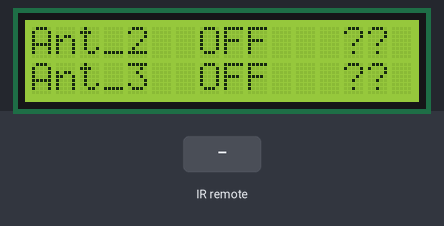
The sketch below on a simulated ESP32. Parts: 16×2 character LCD. The inputs (shaded band) are chosen by the test bench. What the sketch prints to the serial monitor is not drawn.

Above: at 2.1 s.
2.2 s: infrared code 0x60 received
At 4.2 s:
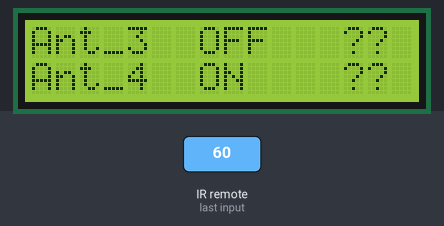
5.2 s: infrared code 0x09 received
At 8.0 s:
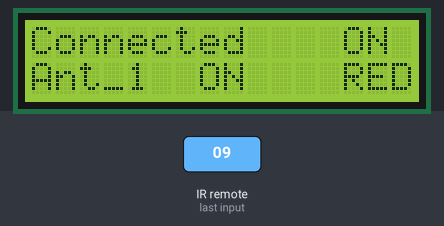
8.2 s: infrared code 0x0A received
At 10.0 s:
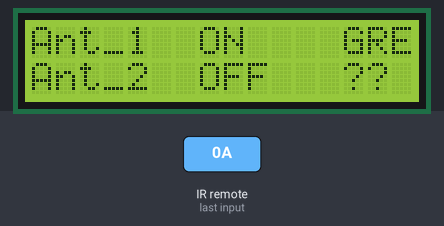
11.2 s: infrared code 0x50 received
At 12.3 s:
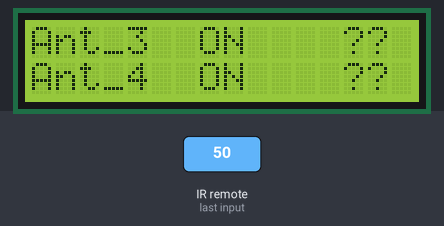
14.2 s: infrared code 0x0C received
At 17.0 s:
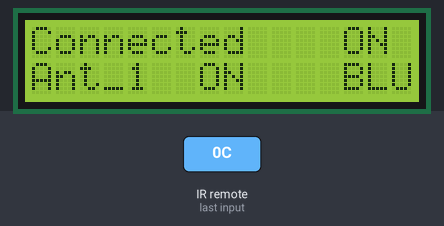
17.2 s: infrared code 0x0F received
At 19.2 s:
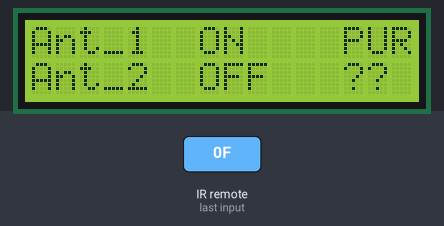
Timing chart, 0 to 20.7 s (numbered marks = the images above; inputs shaded):
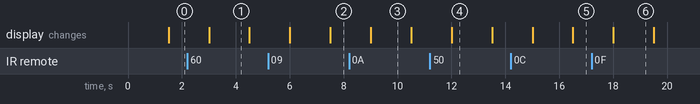

The sketch:

Earth_Receive_Code_Final.ino
```cpp
// ESP32 COMPATIBLE VERSION - No changes were strictly necessary since IRremote v4+ is ESP32-ready,
// but i made sure that library and pins are compatible.

#include <IRremote.hpp>
#include <LiquidCrystal.h>
#define DECODE_NEC

/* for lcd connections*/
const int rs = 12, en = 11, d4 = 5, d5 = 4, d6 = 3, d7 = 2;
LiquidCrystal lcd(rs, en, d4, d5, d6, d7);
/* end of lcd connections */

/* start of LCD display control information */
const int ROWS = 6;
String result[ROWS][3] = { { "Ant_1", "OFF", "??" },
                        { "Ant_2", "OFF", "??" },
                        { "Ant_3", "OFF", "??" },
                        { "Ant_4", "OFF", "??" },
                        { "Wrong Color", "---", "" },
                        { "Connected","OFF",""} };
int row;
int antSent = -1;
unsigned long previousTime = 0;
unsigned long currentTime;
const long timeLimit = 1500;
int antName = 0;
int antStatus = 1;
int antColor = 2;
int antNamePos = 0;
int antStatusPos = 7;
int antColorPos = 13;
int wrongPos = 13;
int wrongColor = ROWS-2;
int rcvdComm = ROWS-1;
const int MAX_WRONG = 8;
int wrong = 0;
/* end of LCD display control information */

int baudRate = 9600;

// IR receiver pin, GPIO 15 is a safe choice on most ESP32s
int IRpin = 15;
char antenna_mask = 0xf0;
char color_mask = 0x0f;
char rec_cmd;
char antenna_rec;
char color_rec;

void PrintResult(int lcdRow, int arrayRow) {
  lcd.setCursor(antNamePos, lcdRow);
  lcd.print(result[arrayRow][antName]);
  if (arrayRow == ROWS-2)
  {
    lcd.setCursor(wrongPos, lcdRow);
    lcd.print(result[arrayRow][antStatus]);
  }
  else if (arrayRow == ROWS -1)
  {
    lcd.setCursor(wrongPos, lcdRow);
    lcd.print(result[arrayRow][antStatus]);
  }
  else
  {
  lcd.setCursor(antStatusPos, lcdRow);
  lcd.print(result[arrayRow][antStatus]);

  lcd.setCursor(antColorPos, lcdRow);
  lcd.print(result[arrayRow][antColor]);
  }
}

void setup() {
  lcd.begin(16, 2);
  row = 0;
  PrintResult(0, row);
  row++;
  PrintResult(1, row);

  Serial.begin(baudRate);
  // The modern IRremote library handles ESP32 initialization correctly.
  IrReceiver.begin(IRpin, ENABLE_LED_FEEDBACK);
}

void loop() {
  currentTime = millis();
  if (IrReceiver.decode()) {
    if (IrReceiver.decodedIRData.protocol == NEC) {
      rec_cmd = IrReceiver.decodedIRData.command;
      antenna_rec = rec_cmd & antenna_mask;
      color_rec = rec_cmd & color_mask;

      if (antenna_rec == 0x00) {
        Serial.println("Antenna 1");
        antSent = 0;
      } else if (antenna_rec == 0x30) {
        Serial.println("Antenna 2");
        antSent = 1;
      } else if (antenna_rec == 0x50) {
        Serial.println("Antenna 3");
        antSent = 2;
      } else if (antenna_rec == 0x60) {
        Serial.println("Antenna 4");
        antSent = 3;
      } else {
        Serial.println("Invalid Antenna");
        result[rcvdComm][antStatus] = "ON";
        antSent = -1;
      }

      if (antSent != -1) {
        result[antSent][antStatus] = "ON";
        result[rcvdComm][antStatus] = "ON";
        if (color_rec == 0x09) {
          Serial.println("Color: Red");
          result[antSent][antColor] = "RED";
        } else if (color_rec == 0x0A) {
          Serial.println("Color: Green");
          result[antSent][antColor] = "GRE";
        } else if (color_rec == 0x0C) {
          Serial.println("Color: Blue");
          result[antSent][antColor] = "BLU";
        } else if (color_rec == 0x0F) {
          Serial.println("Color: Purple");
          result[antSent][antColor] = "PUR";
        } else {
          Serial.println("Invalid Color");
          if (wrong < MAX_WRONG) {
            wrong++;
            result[wrongColor][antStatus] = String(wrong);
          }
        }
      }
    }
    IrReceiver.resume();
  }

  if (currentTime - previousTime >= timeLimit) {
    previousTime = currentTime;
    lcd.clear();
    PrintResult(0, row);
    row++;
    row = row % ROWS;
    PrintResult(1, row);
  }
}
```

Measured:
- after the input at 2.2 s, the display: changes after 0.81 s (image 1)
- after the input at 5.2 s, the display: first differs from a run without the input after 2.3 s (image 2)
- after the input at 8.2 s, the display: changes after 0.81 s (image 3)
- after the input at 11.2 s, the display: changes after 0.81 s (image 4)
- after the input at 14.2 s, the display: first differs from a run without the input after 2.3 s (image 5)
- after the input at 17.2 s, the display: changes after 0.81 s (image 6)
- what the display in image 1 shows lasts 1.5 s, from 3.0 s to 4.5 s
